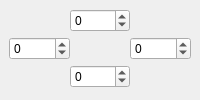
                     <widget class="QWidget" name="overscanNtscTab">
                      <attribute name="title">
                       <string>NTSC</string>
                      </attribute>
                      <layout class="QGridLayout" name="gridLayout_2">
                       <property name="leftMargin">
                        <number>9</number>
                       </property>
                       <property name="topMargin">
                        <number>9</number>
                       </property>
                       <property name="rightMargin">
                        <number>9</number>
                       </property>
                       <property name="bottomMargin">
                        <number>9</number>
                       </property>
                       <property name="horizontalSpacing">
                        <number>0</number>
                       </property>
                       <property name="verticalSpacing">
                        <number>5</number>
                       </property>
                       <item row="1" column="0">
                        <widget class="QSpinBox" name="overscanNtscLeftSpinBox">
                         <property name="minimum">
                          <number>-99</number>
                         </property>
                        </widget>
                       </item>
                       <item row="1" column="2">
                        <widget class="QSpinBox" name="overscanNtscRightSpinBox">
                         <property name="minimum">
                          <number>-99</number>
                         </property>
                        </widget>
                       </item>
                       <item row="0" column="1">
                        <widget class="QSpinBox" name="overscanNtscTopSpinBox">
                         <property name="minimum">
                          <number>-99</number>
                         </property>
                        </widget>
                       </item>
                       <item row="2" column="1">
                        <widget class="QSpinBox" name="overscanNtscBottomSpinBox">
                         <property name="minimum">
                          <number>-99</number>
                         </property>
                        </widget>
                       </item>
                      </layout>
                     </widget>
